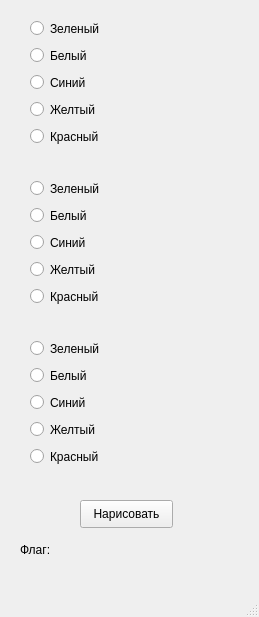
<?xml version="1.0" encoding="UTF-8"?>
<ui version="4.0">
 <class>MainWindow</class>
 <widget class="QMainWindow" name="MainWindow">
  <property name="geometry">
   <rect>
    <x>0</x>
    <y>0</y>
    <width>259</width>
    <height>617</height>
   </rect>
  </property>
  <property name="windowTitle">
   <string>MainWindow</string>
  </property>
  <widget class="QWidget" name="centralwidget">
   <widget class="QWidget" name="verticalLayoutWidget">
    <property name="geometry">
     <rect>
      <x>20</x>
      <y>10</y>
      <width>201</width>
      <height>145</height>
     </rect>
    </property>
    <layout class="QVBoxLayout" name="verticalLayout">
     <property name="spacing">
      <number>10</number>
     </property>
     <property name="leftMargin">
      <number>10</number>
     </property>
     <property name="topMargin">
      <number>10</number>
     </property>
     <property name="rightMargin">
      <number>10</number>
     </property>
     <property name="bottomMargin">
      <number>10</number>
     </property>
     <item>
      <widget class="QRadioButton" name="radioButton_2">
       <property name="text">
        <string>Зеленый</string>
       </property>
       <attribute name="buttonGroup">
        <string notr="true">buttonGroup</string>
       </attribute>
      </widget>
     </item>
     <item>
      <widget class="QRadioButton" name="radioButton_3">
       <property name="text">
        <string>Белый</string>
       </property>
       <attribute name="buttonGroup">
        <string notr="true">buttonGroup</string>
       </attribute>
      </widget>
     </item>
     <item>
      <widget class="QRadioButton" name="radioButton_4">
       <property name="text">
        <string>Синий</string>
       </property>
       <attribute name="buttonGroup">
        <string notr="true">buttonGroup</string>
       </attribute>
      </widget>
     </item>
     <item>
      <widget class="QRadioButton" name="radioButton_5">
       <property name="text">
        <string>Желтый</string>
       </property>
       <attribute name="buttonGroup">
        <string notr="true">buttonGroup</string>
       </attribute>
      </widget>
     </item>
     <item>
      <widget class="QRadioButton" name="radioButton">
       <property name="text">
        <string>Красный</string>
       </property>
       <attribute name="buttonGroup">
        <string notr="true">buttonGroup</string>
       </attribute>
      </widget>
     </item>
    </layout>
   </widget>
   <widget class="QWidget" name="verticalLayoutWidget_2">
    <property name="geometry">
     <rect>
      <x>20</x>
      <y>170</y>
      <width>201</width>
      <height>145</height>
     </rect>
    </property>
    <layout class="QVBoxLayout" name="verticalLayout_2">
     <property name="spacing">
      <number>10</number>
     </property>
     <property name="leftMargin">
      <number>10</number>
     </property>
     <property name="topMargin">
      <number>10</number>
     </property>
     <property name="rightMargin">
      <number>10</number>
     </property>
     <property name="bottomMargin">
      <number>10</number>
     </property>
     <item>
      <widget class="QRadioButton" name="radioButton_6">
       <property name="text">
        <string>Зеленый</string>
       </property>
       <attribute name="buttonGroup">
        <string notr="true">buttonGroup_2</string>
       </attribute>
      </widget>
     </item>
     <item>
      <widget class="QRadioButton" name="radioButton_7">
       <property name="text">
        <string>Белый</string>
       </property>
       <attribute name="buttonGroup">
        <string notr="true">buttonGroup_2</string>
       </attribute>
      </widget>
     </item>
     <item>
      <widget class="QRadioButton" name="radioButton_8">
       <property name="text">
        <string>Синий</string>
       </property>
       <attribute name="buttonGroup">
        <string notr="true">buttonGroup_2</string>
       </attribute>
      </widget>
     </item>
     <item>
      <widget class="QRadioButton" name="radioButton_9">
       <property name="text">
        <string>Желтый</string>
       </property>
       <attribute name="buttonGroup">
        <string notr="true">buttonGroup_2</string>
       </attribute>
      </widget>
     </item>
     <item>
      <widget class="QRadioButton" name="radioButton_10">
       <property name="text">
        <string>Красный</string>
       </property>
       <attribute name="buttonGroup">
        <string notr="true">buttonGroup_2</string>
       </attribute>
      </widget>
     </item>
    </layout>
   </widget>
   <widget class="QWidget" name="verticalLayoutWidget_3">
    <property name="geometry">
     <rect>
      <x>20</x>
      <y>330</y>
      <width>201</width>
      <height>145</height>
     </rect>
    </property>
    <layout class="QVBoxLayout" name="verticalLayout_3">
     <property name="spacing">
      <number>10</number>
     </property>
     <property name="leftMargin">
      <number>10</number>
     </property>
     <property name="topMargin">
      <number>10</number>
     </property>
     <property name="rightMargin">
      <number>10</number>
     </property>
     <property name="bottomMargin">
      <number>10</number>
     </property>
     <item>
      <widget class="QRadioButton" name="radioButton_11">
       <property name="text">
        <string>Зеленый</string>
       </property>
       <attribute name="buttonGroup">
        <string notr="true">buttonGroup_3</string>
       </attribute>
      </widget>
     </item>
     <item>
      <widget class="QRadioButton" name="radioButton_12">
       <property name="text">
        <string>Белый</string>
       </property>
       <attribute name="buttonGroup">
        <string notr="true">buttonGroup_3</string>
       </attribute>
      </widget>
     </item>
     <item>
      <widget class="QRadioButton" name="radioButton_13">
       <property name="text">
        <string>Синий</string>
       </property>
       <attribute name="buttonGroup">
        <string notr="true">buttonGroup_3</string>
       </attribute>
      </widget>
     </item>
     <item>
      <widget class="QRadioButton" name="radioButton_14">
       <property name="text">
        <string>Желтый</string>
       </property>
       <attribute name="buttonGroup">
        <string notr="true">buttonGroup_3</string>
       </attribute>
      </widget>
     </item>
     <item>
      <widget class="QRadioButton" name="radioButton_15">
       <property name="text">
        <string>Красный</string>
       </property>
       <attribute name="buttonGroup">
        <string notr="true">buttonGroup_3</string>
       </attribute>
      </widget>
     </item>
    </layout>
   </widget>
   <widget class="QPushButton" name="pushButton">
    <property name="geometry">
     <rect>
      <x>80</x>
      <y>500</y>
      <width>93</width>
      <height>28</height>
     </rect>
    </property>
    <property name="text">
     <string>Нарисовать</string>
    </property>
   </widget>
   <widget class="QLabel" name="label">
    <property name="geometry">
     <rect>
      <x>20</x>
      <y>540</y>
      <width>201</width>
      <height>20</height>
     </rect>
    </property>
    <property name="text">
     <string>Флаг: </string>
    </property>
   </widget>
  </widget>
  <widget class="QMenuBar" name="menubar">
   <property name="geometry">
    <rect>
     <x>0</x>
     <y>0</y>
     <width>259</width>
     <height>26</height>
    </rect>
   </property>
  </widget>
  <widget class="QStatusBar" name="statusbar"/>
 </widget>
 <resources/>
 <connections/>
 <buttongroups>
  <buttongroup name="buttonGroup_2"/>
  <buttongroup name="buttonGroup"/>
  <buttongroup name="buttonGroup_3"/>
 </buttongroups>
</ui>
